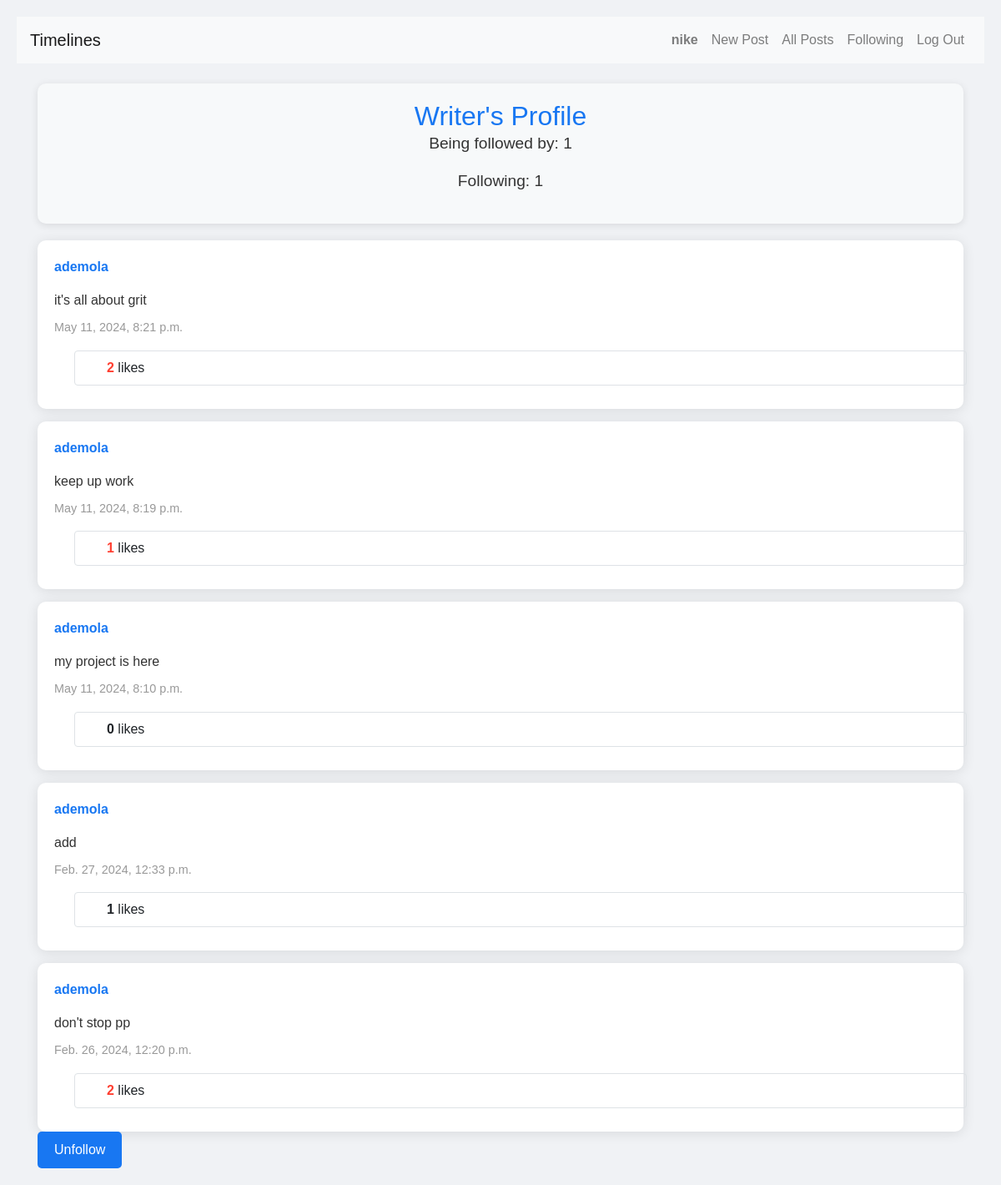
Screenshot of /profile/ademola (signed in) with the database file from the repository.
### network/models.py (models this page shows)
class User(AbstractUser):
    pass

class Post(models.Model):
    id = models.AutoField(primary_key=True)
    user = models.ForeignKey(User, on_delete=models.CASCADE, related_name="post")
    post = models.CharField(max_length=300)
    timing = models.DateTimeField(auto_now_add=True)
    liked_by = models.ManyToManyField(User, symmetrical=False, blank=True, related_name="users_liked")
    def count_likes(self):
        return self.liked_by.count()
    class Meta:
        ordering = ['-timing']

### network/views.py (the view)
# urls.py: path("profile/<str:nm>", views.profile, name="profile"),
def profile(request, nm):
    global check
    own = User.objects.get(username=nm)
    data = Following.objects.get(owner = nm)
    info = imfollowing.objects.get(ifollowed= nm)
    print(data)
    p = data.follow.all()
    q = info.imfollow.all()
    allpost= Post.objects.filter(user = own)
    if nm == request.user.username:
        ed = True
    else:
        ed = False
    follower= request.user
    data = Following.objects.get(owner = nm)
    if follower not in data.follow.all() :
        check = False
    else:
        check = True
    return render(request, "network/profile.html",{
        'p': p,
        'nm':nm,
        'q': q,
        'check': check,
        'allpost': allpost,
        'ed':ed
        })

### network/models.py (called while the page is built)
    def __str__(self):
       return f"{self.owner} has followers"

### network/templates/network/profile.html (shortened to what this page needs)
{% extends "network/layout.html" %}
{% load static %}
{% block body %}
<div class="writer-profile-header">
    <h1 class="writer-profile-heading">Writer's Profile</h1>
    <p class="writer-follow-count">Being followed by: <span>{{ p.count }}</span></p>
    <p class="writer-following-count">Following: <span>{{ q.count }}</span></p>
</div>
<div class="writer-posts-container">
    {% for post in allpost %}
        <div class="writer-post" id="di{{ post.id }}">
            <a href="{% url 'profile' nm=post.user %}" class="writer-post-user-link">
                <p class="writer-post-user">{{ post.user }}</p>
            </a>
            <p class="writer-post-content" id="or{{ post.id }}">{{ post.post }}</p>
            <p class="writer-post-timing">{{ post.timing }}</p>
            <div class="container border rounded mx-4 my-2 post-div">
                <div class="row m-2">
                    <div class="col">
                        <span class="like-count-label {% if user in post.liked_by.all %}liked-post{% endif %}">{{ post.count_likes }}</span> likes
                    </div>
                </div>
            </div>
        </div>
    {% endfor %}
</div>
{% if not ed %}
    <form action="{% url 'follow' nm=nm %}" method="post">
        <input type="submit" value="{% if not check %}Follow{% else %}Unfollow{% endif %}" class="btn writer-btn-info">
    </form>
{% endif %}
{% endblock %}

### network/templates/network/layout.html (shortened to what this page needs)
{% load static %}
<!DOCTYPE html>
<html lang="en">
    <head>
        <link href="https://stackpath.bootstrapcdn.com/bootstrap/4.4.1/css/bootstrap.min.css" rel="stylesheet">
        <link href="{% static 'network/index.css' %}" rel="stylesheet">
    </head>
    <body>
        <nav class="navbar navbar-expand-lg navbar-light bg-light">
            <a class="navbar-brand" href="{% url 'index' %}">Timelines</a>
            <div class="collapse navbar-collapse" id="navbarNav">
                <ul class="navbar-nav ml-auto">
                    {% if user.is_authenticated %}
                        <li class="nav-item">
                            <a class="nav-link" href="{% url 'profile' nm=user.username  %}"><strong>{{ user.username }}</strong></a>
                        </li>
                        <li class="nav-item">
                            <a class="nav-link" href="{% url 'newpost' %}">New Post</a>
                        </li>
                    {% endif %}
                    <li class="nav-item">
                        <a class="nav-link" href="{% url 'index' %}">All Posts</a>
                    </li>
                    {% if user.is_authenticated %}
                        <li class="nav-item">
                            <a class="nav-link" href="{% url 'followingfunc' %}">Following</a>
                        </li>
                        <li class="nav-item">
                            <a class="nav-link" href="{% url 'logout' %}">Log Out</a>
                        </li>
                    {% endif %}
                </ul>
            </div>
        </nav>
        <div class="container mt-4">
            {% block body %}
            {% endblock %}
        </div>
    </body>
</html>

### network/static/network/index.css (style rules this page uses)
body { font-family: Arial, sans-serif; background-color: #f0f2f5; margin: 0; padding: 20px; }
.row { display: flex; flex-wrap: wrap; }
.like-count-label { font-weight: bold; }
.liked-post { color: #ff3e30; }
.writer-profile-header { background-color: #f7f9fa; padding: 20px; border-radius: 10px; text-align: center; box-shadow: 0 2px 10px rgba(0, 0, 0, 0.1); margin-bottom: 20px; }
.writer-profile-heading { font-size: 2rem; color: #1877F2; margin: 0; }
.writer-follow-count, .writer-following-count { font-size: 1.2rem; color: #333; }
.writer-posts-container { display: flex; flex-direction: column; gap: 15px; }
.writer-post { background-color: #fff; border-radius: 10px; padding: 20px; box-shadow: 0 2px 15px rgba(0, 0, 0, 0.1); transition: transform 0.3s; }
.writer-post-user-link { text-decoration: none; }
.writer-post-user { font-weight: bold; color: #1877F2; }
.writer-post-content { font-size: 1rem; color: #333; margin: 10px 0; }
.writer-post-timing, .writer-post-likes { font-size: 0.9rem; color: #999; }
.writer-btn-info { background-color: #1877F2; color: white; border: none; padding: 10px 20px; border-radius: 5px; transition: background 0.3s; }

### rows the page displays
User: username "nike"
Post: user "ademola", post "it's all about grit", timing "May 11, 2024, 8:21 p.m.", count_likes "2"
Post: user "ademola", post "keep up work", timing "May 11, 2024, 8:19 p.m.", count_likes "1"
Post: user "ademola", post "my project is here", timing "May 11, 2024, 8:10 p.m.", count_likes "0"
Post: user "ademola", post "add", timing "Feb. 27, 2024, 12:33 p.m.", count_likes "1"
Post: user "ademola", post "don't stop pp", timing "Feb. 26, 2024, 12:20 p.m.", count_likes "2"

### other values shown
{{ p.count }} "1"
{{ q.count }} "1"
